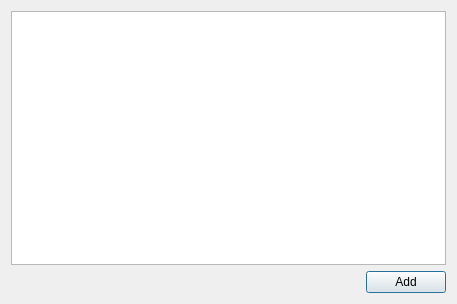
<?xml version="1.0" encoding="UTF-8"?>
<ui version="4.0">
 <class>AddCustomCurveDialog</class>
 <widget class="QDialog" name="AddCustomCurveDialog">
  <property name="geometry">
   <rect>
    <x>0</x>
    <y>0</y>
    <width>457</width>
    <height>304</height>
   </rect>
  </property>
  <property name="windowTitle">
   <string>Add custom curve</string>
  </property>
  <layout class="QVBoxLayout" name="verticalLayout">
   <item>
    <widget class="CurveEditWidget" name="txtInput"/>
   </item>
   <item>
    <layout class="QHBoxLayout" name="horizontalLayout">
     <item>
      <spacer name="horizontalSpacer">
       <property name="orientation">
        <enum>Qt::Horizontal</enum>
       </property>
       <property name="sizeHint" stdset="0">
        <size>
         <width>40</width>
         <height>20</height>
        </size>
       </property>
      </spacer>
     </item>
     <item>
      <widget class="QPushButton" name="btnAdd">
       <property name="text">
        <string>Add</string>
       </property>
      </widget>
     </item>
    </layout>
   </item>
  </layout>
 </widget>
 <layoutdefault spacing="6" margin="11"/>
 <customwidgets>
  <customwidget>
   <class>CurveEditWidget</class>
   <extends>QTextEdit</extends>
   <header>curveeditwidget.h</header>
  </customwidget>
 </customwidgets>
 <resources/>
 <connections/>
</ui>
